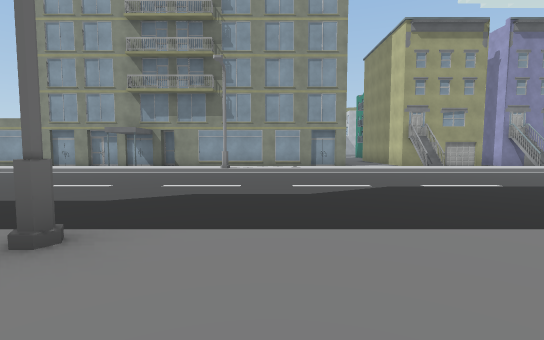
view 1 (above)

20 first-person views from a walk through a 3-D level made in the Unity game engine. The camera is 1.4 m above the floor, tilts 4° down and sees 85° across. The floor is counted in squares, 2 m on a side. Each view is taken from the middle of a square. On the plan, view 1 faces up. The plan holds only what a view shows up to about 10 squares ahead; the rest is blank. The place goes on beyond the plan. Some animated figures are left out. Some surface patterns are stand-ins.

view 2
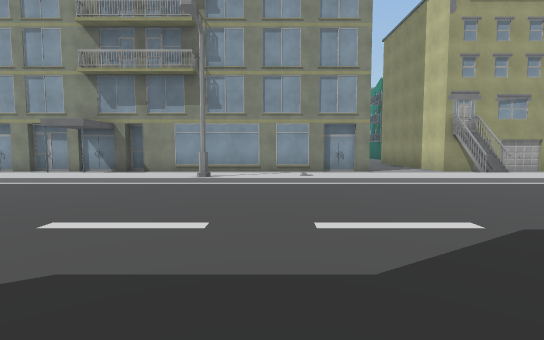

view 3
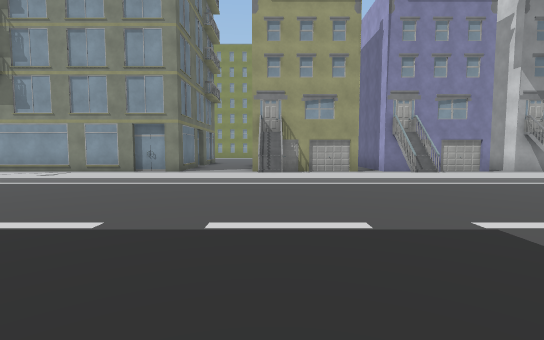

view 4
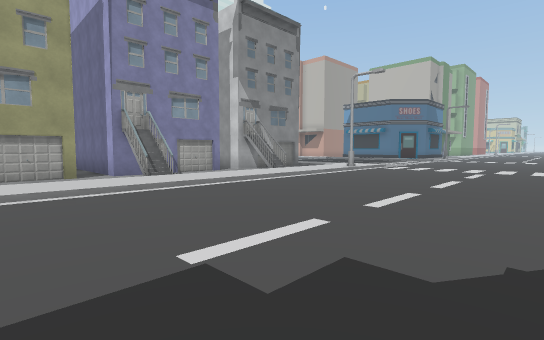

view 5
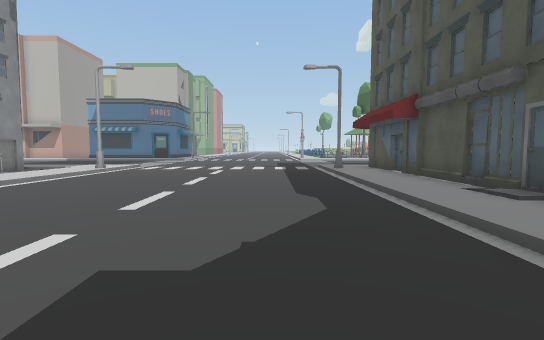

view 6
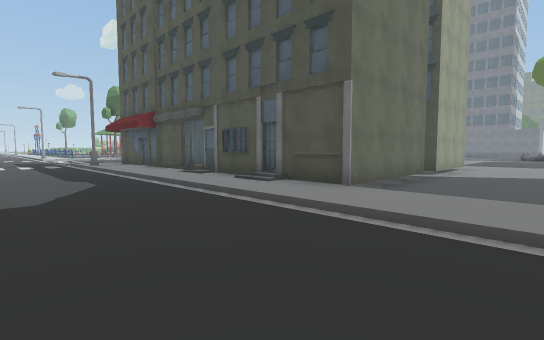

view 7
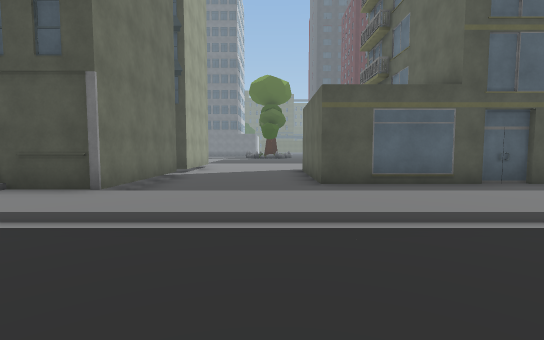

view 8
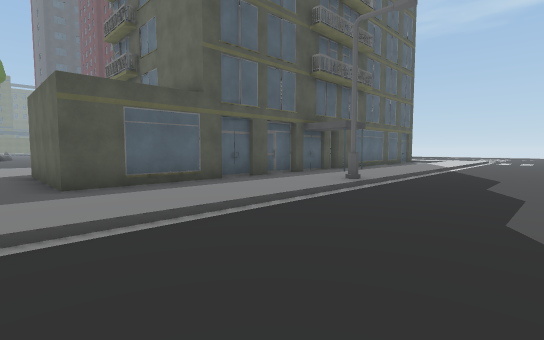

view 9
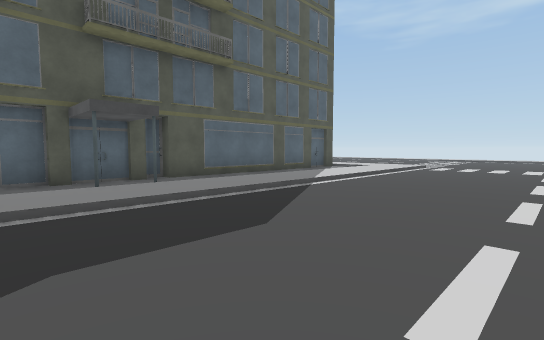

view 10
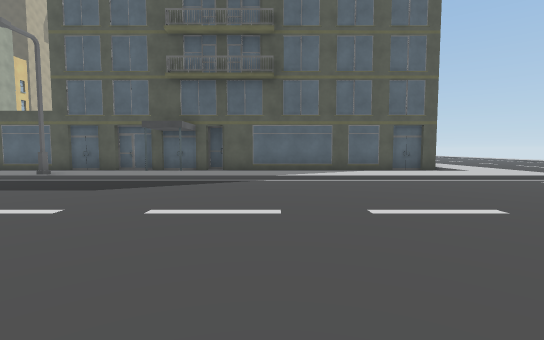

view 11
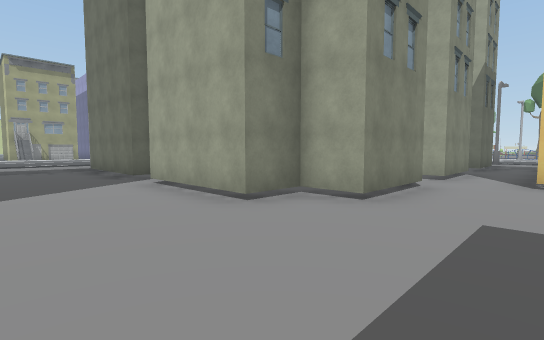

view 12
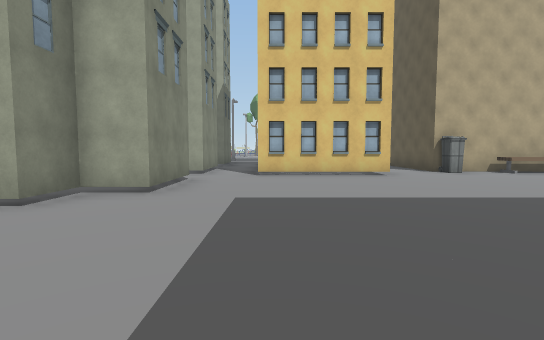

view 13
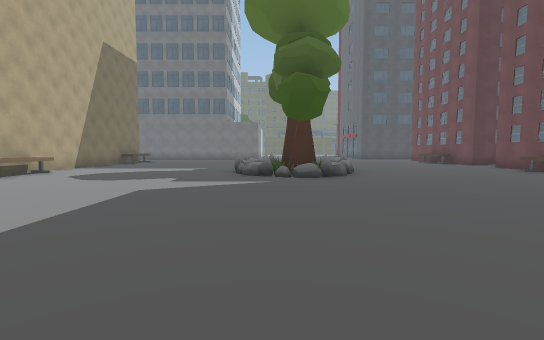

view 14
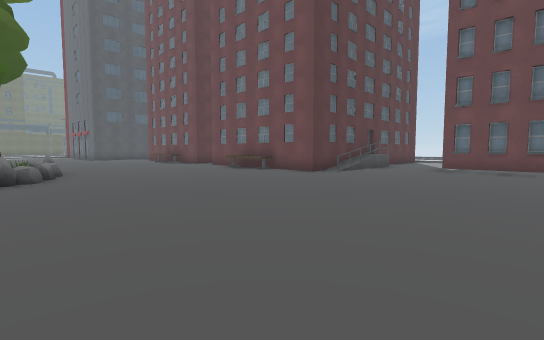

view 15
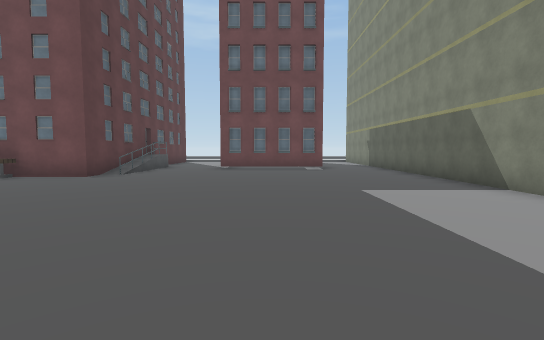

view 16
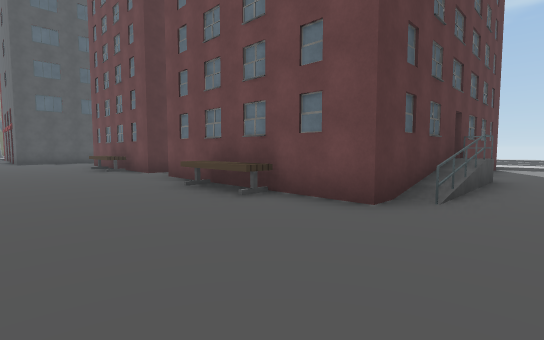

view 17
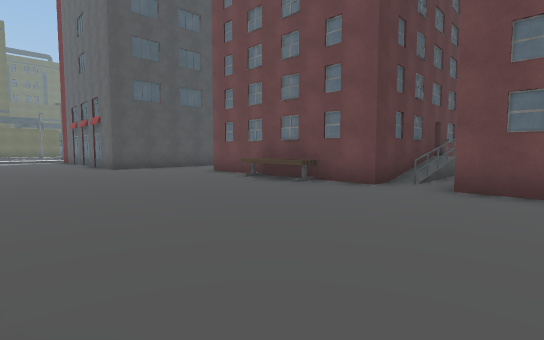

view 18
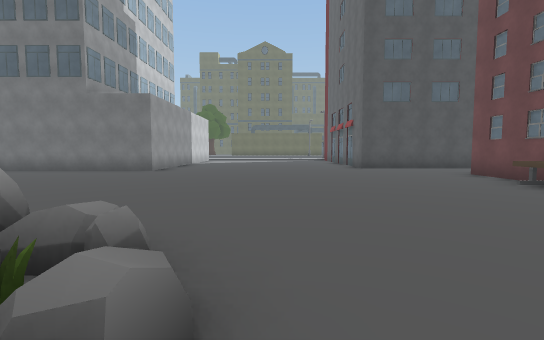

view 19
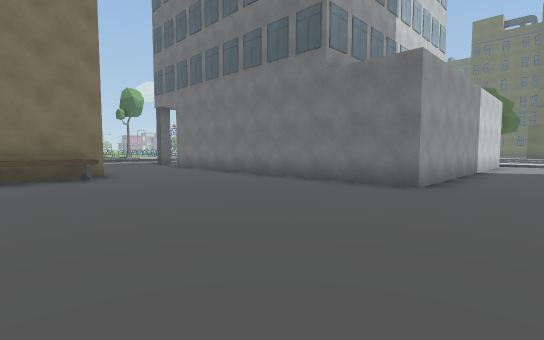

view 20
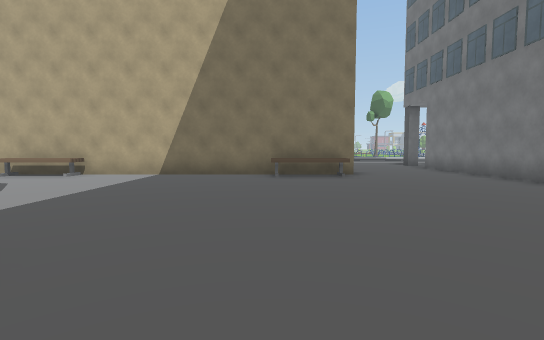

### Floor plan
Key: @ floor where view 1 was taken; # wall or solid block; . main floor; : floor 0.25 m higher than the main floor; / step, stairs or slope; S streetlight; B building; I bin; E bench; T tree; O other object.
Columns run from 12 left of view 1 to 19 right of it. Each row starts with its distance up from view 1.
 16                       #
 15                      .#
 14                      .#
 13    #############..###.########
 12     ..............#...#...#../
 11       ##          #...#...#.
 10      :::::SS::::::::::::::::SS
  9     //////SS////////////////SS
  8     ..........................
  7    ............................
  6 ................................
  5 ................................
  4 ..............................
  3 ..............................
  2 ///////////S/////////////////S
  1 :::::::://:::::::::://::::::::
  0    .........@......######  ##
 -1 ################...#
 -2                #...#
 -3                #...#
 -4                #...#
 -5                ....#
 -6                ....#
 -7       ######   ....##
 -8       ........ .....###.##.##
 -9       .......................
-10       B................B
-11       .................#
-12       B................#
-13       .................#
-14   ........................
-15 .....BBB................I#
-16 #########...............##
-17         #.......O.......E
-18         #E.....OTO......E
-19         #E..... T O.....E
-20         #......  T .....#
-21         #......OTT .....#
-22      BBB.......OO ......#
-23    ######...............#
-24         #E..............E
-25         #E..............E
-26         #E..............E
-27         #..................
-28         #..................
-29         ...................
-30         ..........###BBBBBB
-31            ...  ..#

Where each view was taken, in squares from view 1:
view 1: 0 up, 0 right, facing up
view 2: 3 up, 0 right, facing up
view 3: 3 up, 6 right, facing up
view 4: 4 up, 7 right, facing up-right
view 5: 4 up, 7 right, facing right
view 6: 5 up, 4 right, facing down-right
view 7: 5 up, 4 right, facing down
view 8: 5 up, 4 right, facing down-left
view 9: 6 up, 2 left, facing down-left
view 10: 9 up, 7 left, facing down
view 11: 10 down, 4 right, facing up-right
view 12: 10 down, 3 right, facing right
view 13: 10 down, 5 right, facing down
view 14: 10 down, 4 right, facing down-left
view 15: 11 down, 4 right, facing left
view 16: 14 down, 0 right, facing down-left
view 17: 20 down, 2 right, facing down-left
view 18: 20 down, 2 right, facing down
view 19: 24 down, 4 right, facing down-right
view 20: 24 down, 4 right, facing right
